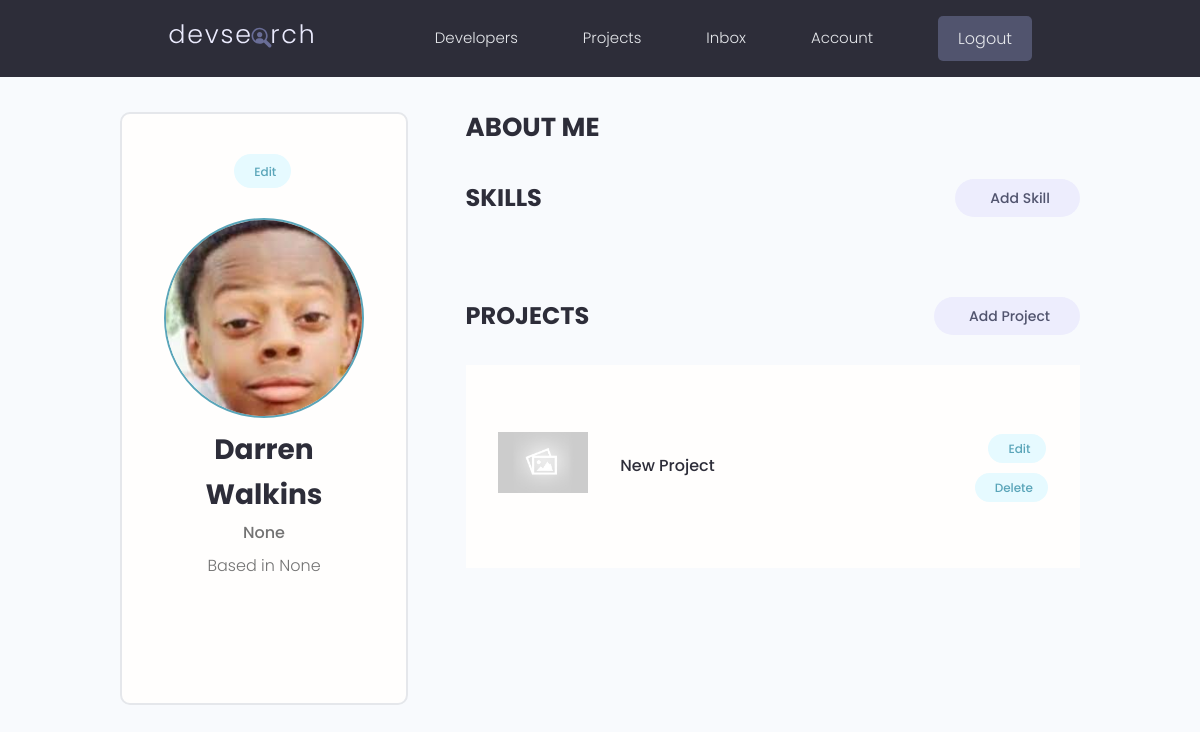
Page /account/ (signed in) on the earlier database version.
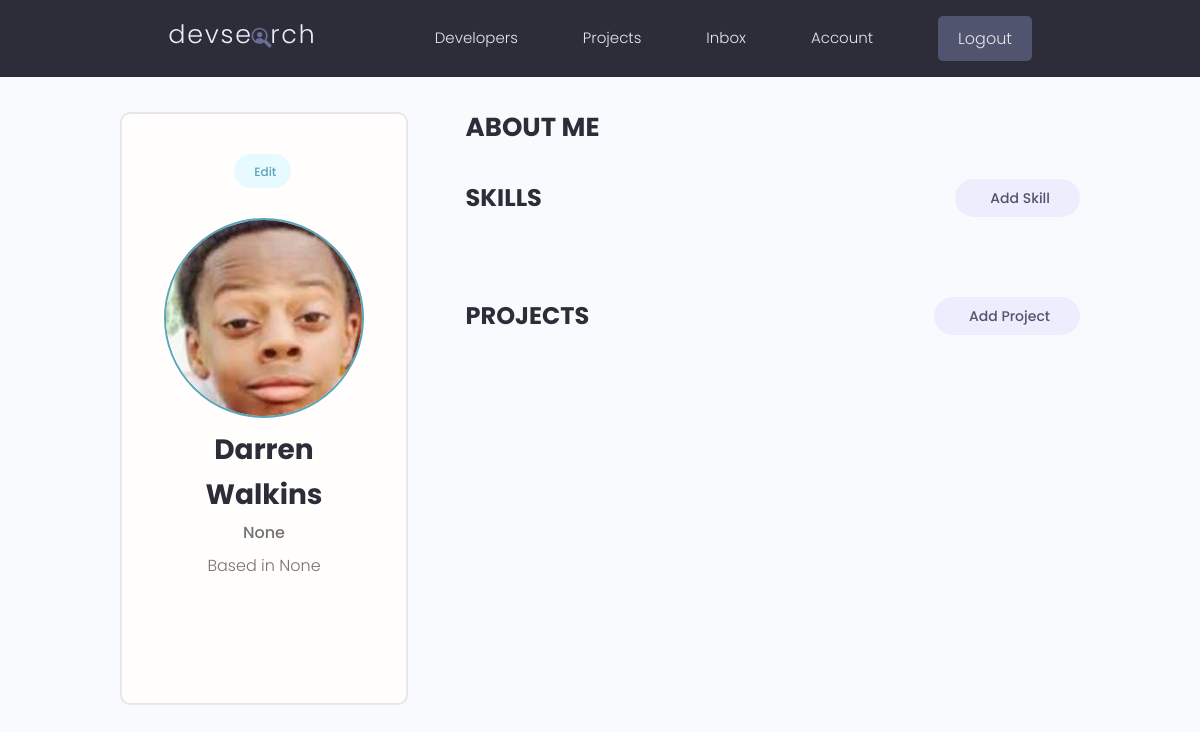
Same page on the later database version.
### projects/models.py (models this page shows, shortened)
class Project(models.Model):
    owner = models.ForeignKey(Profile, null=True, blank=True, on_delete=models.SET_NULL)
    title = models.CharField(max_length=200)
    description = models.TextField(null=True, blank=True)
    featured_image = models.ImageField(null=True, blank=True, default="default.jpg")
    demo_link = models.CharField(max_length=2000, null=True, blank=True)
    source_link = models.CharField(max_length=2000, null=True, blank=True)
    tags = models.ManyToManyField('Tag', blank=True)
    vote_total = models.IntegerField(default=0, null=True, blank=True)
    vote_ratio = models.IntegerField(default=0, null=True, blank=True)
    created = models.DateTimeField(auto_now_add=True)
    id = models.UUIDField(default=uuid.uuid4, unique=True, primary_key=True, editable=False)

### users/views.py (the view)
# urls.py: path('account/', views.userAccount, name="account"),
@login_required(login_url='login')
def userAccount(request):
    profile = request.user.profile
    skills = profile.skill_set.all()
    projects = profile.project_set.all()
    context = {'profile' : profile, 'skills' : skills, 'projects' : projects}
    return render(request, 'users/account.html', context)

### users/templates/users/account.html (shortened to what this page needs)
{% extends 'main.html' %}
{% block content%}
<main class="settingsPage profile my-md">
  <div class="container">
    <div class="layout">
      <div class="column column--1of3">
        <div class="card text-center">
          <div class="card__body dev">
            <a class="tag tag--pill tag--main settings__btn" href="{% url 'edit-account' %}"> Edit</a>
            <img class="avatar avatar--xl dev__avatar" src="{{ profile.profile_image.url }}" />
            <h2 class="dev__name">{{ profile.name }}</h2>
            <p class="dev__title">{{ profile.short_intro }}</p>
            <p class="dev__location">Based in {{ profile.location }}</p>
            <ul class="dev__social">
            </ul>
          </div>
        </div>
      </div>
      <div class="column column--2of3">
        <div class="devInfo">
          <h3 class="devInfo__title">About Me</h3>
        </div>
        <div class="settings">
          <h3 class="settings__title">Skills</h3>
          <a class="tag tag--pill tag--sub settings__btn tag--lg" href="{% url 'create-skill' %}"> Add Skill</a>
        </div>
        <div class="settings">
          <h3 class="settings__title">Projects</h3>
          <a class="tag tag--pill tag--sub settings__btn tag--lg" href="{% url 'create-project' %}"> Add Project</a>
        </div>
        <table class="settings__table">
          {% for project in projects %}
          <tr>
            <td class="settings__thumbnail">
              <a href="{% url 'project' project.id %}"><img src="{{ project.featured_image.url }}" alt="Project Thumbnail" /></a>
            </td>
            <td class="settings__tableInfo">
              <a href="{% url 'project' project.id %}">{{project.title}}</a>
            </td>
            <td class="settings__tableActions">
              <a class="tag tag--pill tag--main settings__btn" href="{% url 'update-project' project.id %}"> Edit</a>
              <a class="tag tag--pill tag--main settings__btn" href="{% url 'delete-project' project.id %}">
                Delete</a>
            </td>
          </tr>
          {% endfor %}
        </table>
      </div>
    </div>
  </div>
</main>
{% endblock %}

Differences in the rows shown:
removed Project: featured_image (placeholder picture), title "New Project"
